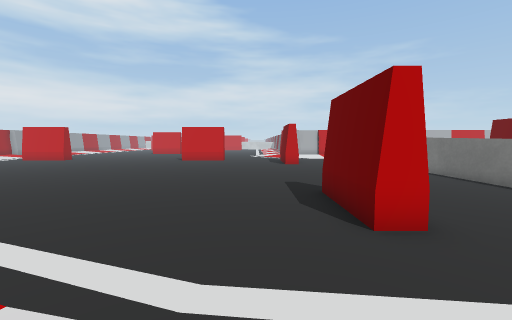
[1] (above)

16 first-person views from a walk through a scene from a Unity 3-D project. The camera is 0.6 m above the floor, tilts 4° down and sees 90° across. The floor is counted in squares, 0.5 m on a side. Each view is taken from the middle of a square. On the plan, view 1 faces up. The plan holds only what a view shows up to about 12 squares ahead; the rest is blank. The place goes on beyond the plan. Some surface patterns are stand-ins.

[2]
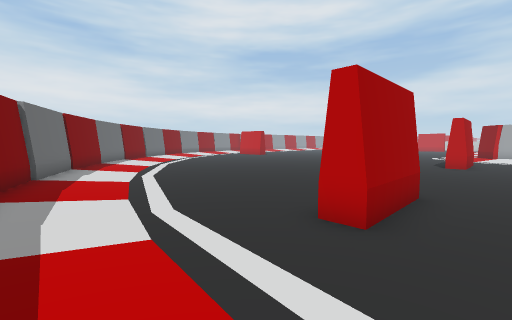

[3]
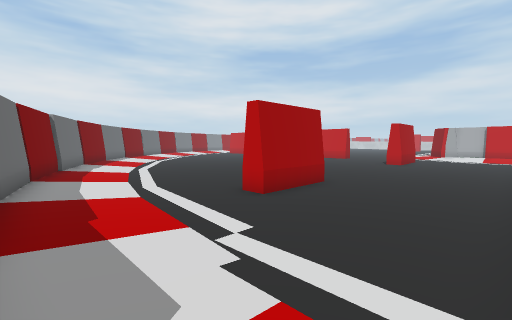

[4]
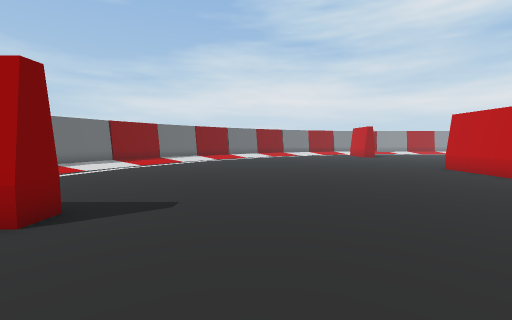

[5]
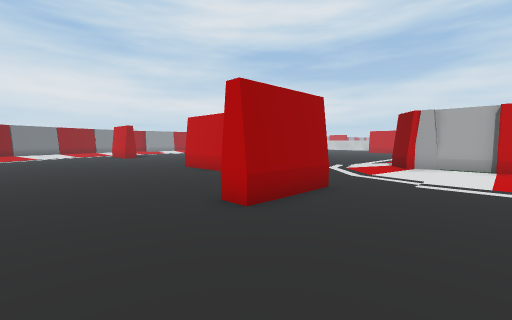

[6]
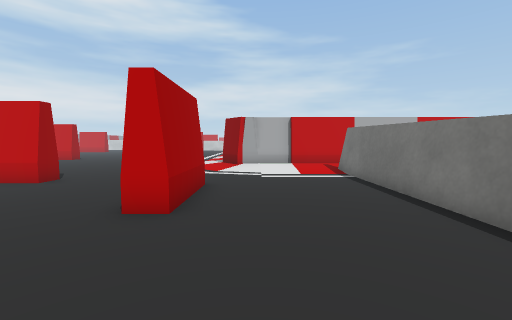

[7]
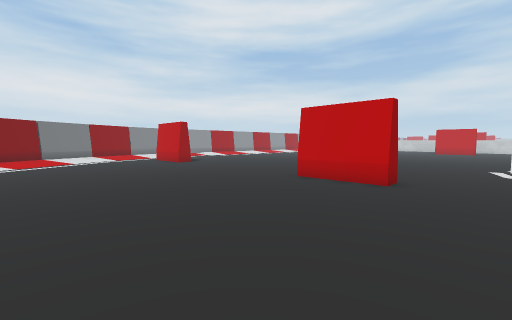

[8]
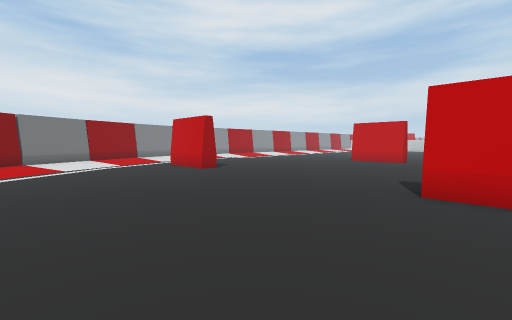

[9]
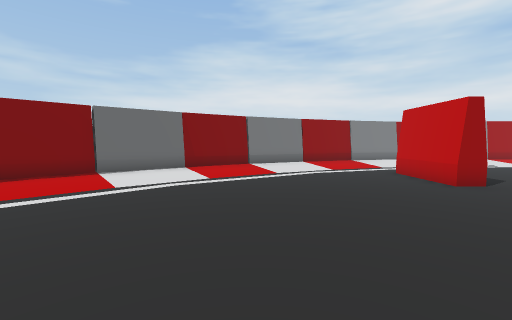

[10]
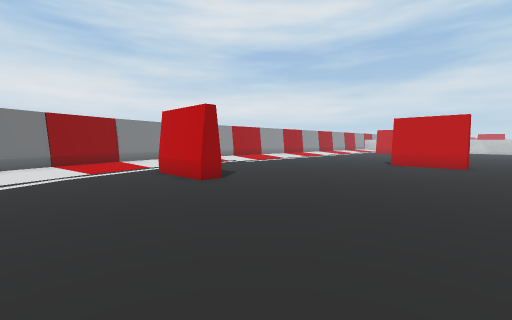

[11]
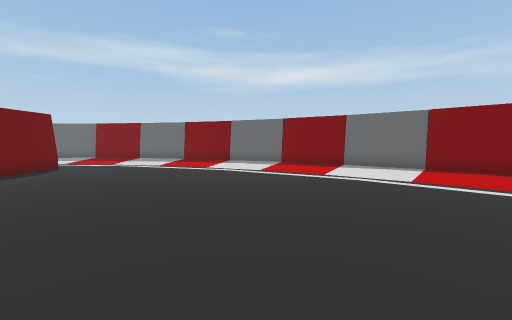

[12]
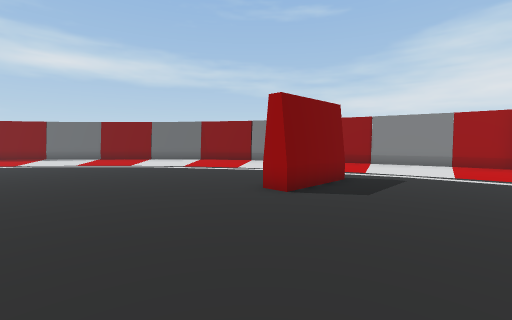

[13]
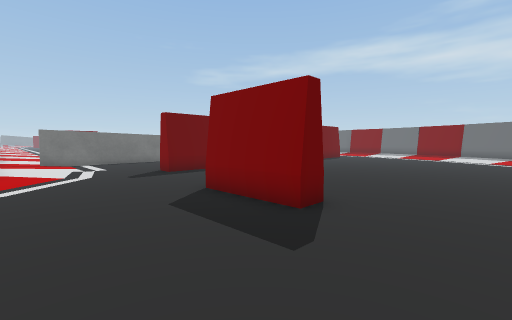

[14]
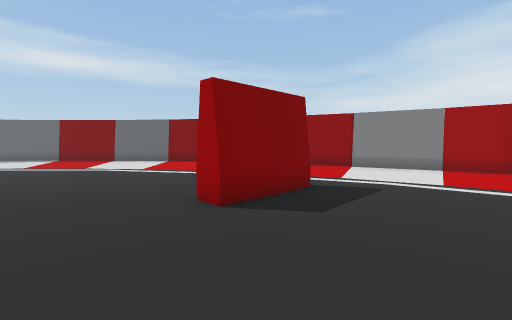

[15]
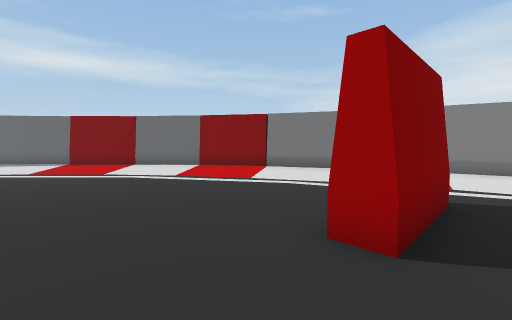

[16]
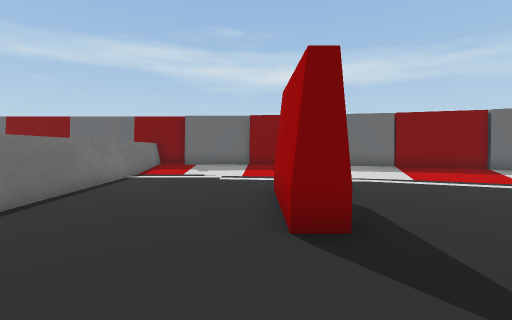

### Floor plan
Points are (right, up) in squares from view 1. A wall is a line through its corners. A room is listed if a view was taken in it or the views show most of it. See-through windows are left out.
Room 1 (views 1, 2, 3, 4, 5, 6, 7, 8, 9, 10, 11, 12, 13, 14, 15, 16)
walls: (-11, 3.7) (-8.3, 2); (-13.4, 5.6) (-10.9, 3.6); (-8.4, 2) (-5.6, 0.7); (-15.4, 7.7) (-13.2, 5.5); (-5.6, 0.5) (-2.7, -0.5) (0.1, -1.1); (-17.3, 10.1) (-15.4, 7.8); (7.6, 14.5) (7.6, 21.7); (7.6, 7.5) (7.6, 11.6); (-19, 12.6) (-17.3, 10); (6, 23.3) (3.4, 23.3) (3.2, 23.2) (2.9, 23.6); (6.1, 23.2) (5.6, 23.2); (-20.3, 15.5) (-18.9, 12.6); (1.9, -1.3) (3.3, -1.5); (3.2, -1.6) (6.2, -1.6); (-21.4, 18.5) (-20.2, 15.4); (6.2, -2) (8, -2); (-22, 21.4) (-21.2, 18.3); (7.5, -1.9) (7.6, 5.6); (-22.3, 23) (-22.1, 21.2)
ways out: opening at (8, 22)
objects: other object (-17, 18) to (-14, 19); other object (-5, 18) to (-2, 19); other object (2, 4) to (3, 7); other object (2, 15) to (3, 18)

Positions as (right, up) in squares from view 1, and headings:
1: (0, 0), facing up
2: (4, 0), facing up-left
3: (7, -1), facing up-left
4: (6, 10), facing left
5: (6, 12), facing up-left
6: (4, 11), facing up
7: (0, 11), facing up-left
8: (-4, 12), facing up-left
9: (-7, 13), facing left
10: (-7, 14), facing up-left
11: (-7, 15), facing down
12: (-9, 23), facing down-left
13: (-8, 23), facing down-right
14: (-11, 23), facing down-left
15: (-11, 20), facing down-left
16: (3, 10), facing down
